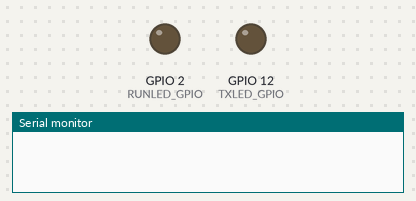
Simulated run of this sketch. Board: ESP32. On the bench: output pins drawn as LEDs (lit = HIGH), the last lines printed to the serial monitor. Dashed ring = blinking.

Above: at 0.0 s.
At 0.65 s:
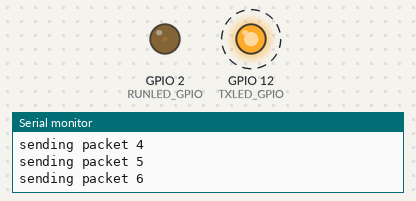
At 39.16 s:
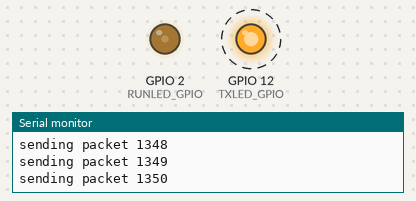
Timing chart, 0 to 39.5 s (numbered marks = the images above):
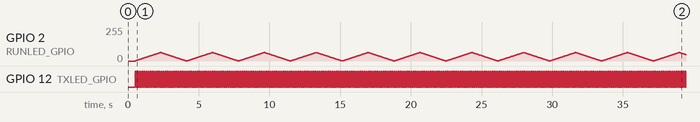

Measured:
- by itself, GPIO 12 (TXLED_GPIO): alternates HIGH for 0.01 s and LOW for 0.02 s

The sketch:

UdpAP_32.ino
```cpp
// source https://www.alejandrowurts.com/projects/esp32-wifi-udp/

#include "/home/rigou/Projects/nogit/NetworkCredentials/NetworkCredentials.h"
#include <WiFi.h>
#include <WiFiUdp.h>

#define TXLED_GPIO 12
#define RUNLED_GPIO 2

WiFiUDP Udp_obj;

char Buffer_str[255];

IPAddress IpClient_obj(192, 168, 4, 30);   // Different IP than server
const unsigned int UdpPort_int = 9999;

void setup() {
	Serial.begin(115200);
	while (!Serial) ; // wait for serial port to connect
	delay(500);

	WiFi.softAP(SSID_ESP1, PASSWD_ESP1);
	Udp_obj.begin(UdpPort_int);

	pinMode(RUNLED_GPIO, OUTPUT);
	pinMode(TXLED_GPIO, OUTPUT);

}

void loop() {
	static int count_int=0;
	sprintf(Buffer_str, "packet %d\n", ++count_int);
	Serial.printf("sending %s\n", Buffer_str);
	digitalWrite(TXLED_GPIO, HIGH);
	Udp_obj.beginPacket(IpClient_obj, UdpPort_int);
	Udp_obj.print(Buffer_str);
	Udp_obj.endPacket();
	delay(10);
	digitalWrite(TXLED_GPIO, LOW);
	delay(10);
	flash_runled();
}

void flash_runled() {
	static int lumi_int=1;
	static int step_int=1;
	const int MAX_int=64;
	if (lumi_int == 0 || lumi_int == MAX_int)
		step_int=-step_int;
	lumi_int+=step_int;
	analogWrite(RUNLED_GPIO, lumi_int);
	delay(8);
}
```
